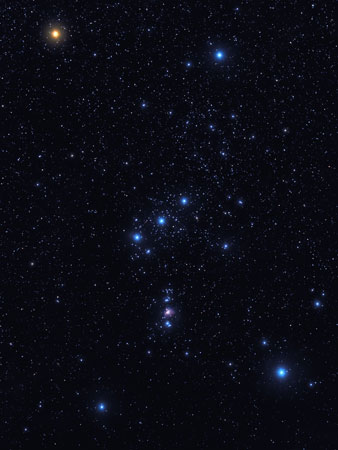
#> input picture orion.jpg, 338 x 450 px, found by its file name
$ jupyter execute 'Image resizer.ipynb'   (shell and % lines are left out)
#> lines starting #> are read from the running program, lines starting #| are printed output that depends on the picture; after the words box and inside, x2 and y2 are one past the last pixel; in counts of white or black regions, pixels touching at a corner belong together
[cell 1]

from PIL import Image
import numpy

#https://stackoverflow.com/questions/18777873/convert-rgb-to-black-or-white/18778280

[cell 2]
colorImage = Image.open("Stars/orion.jpg")
#> colorImage is the input picture: PIL image 338x450 RGB; mean R, G, B 10.9, 11.7, 20.6
grayImage = colorImage.convert('L')
blackWhiteImage = grayImage.point(lambda x: 0 if x<128 else 255, '1')
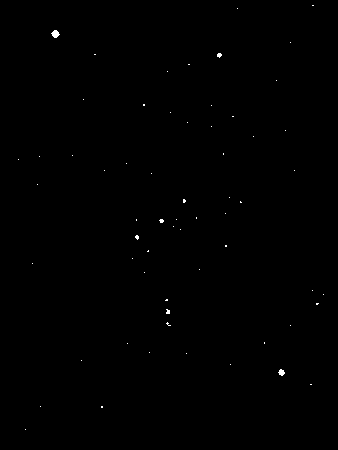
#> blackWhiteImage: PIL image 338x450 1; 0.16% white in thin lines or dots, all inside (x1, y1, x2, y2) = (18, 5, 324, 430)
blackWhiteImage.save("Stars/orion-bw.jpg")
size = (128,128)
blackWhiteImage = blackWhiteImage.resize(size, 0)
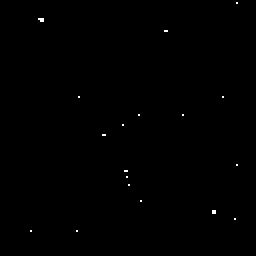
#> blackWhiteImage: PIL image 128x128 1 (shown 2 times larger); 0.17% white in thin lines or dots, all inside (x1, y1, x2, y2) = (15, 1, 119, 116)
blackWhiteImage.save("Stars/orion-bw-resized.jpg")

arr = numpy.ndarray.tolist(numpy.array(blackWhiteImage.getdata(),numpy.uint8).reshape(blackWhiteImage.size[1], blackWhiteImage.size[0]))
#> arr = 128 items

$ run again, with ursa major-bw.jpg copied over orion.jpg
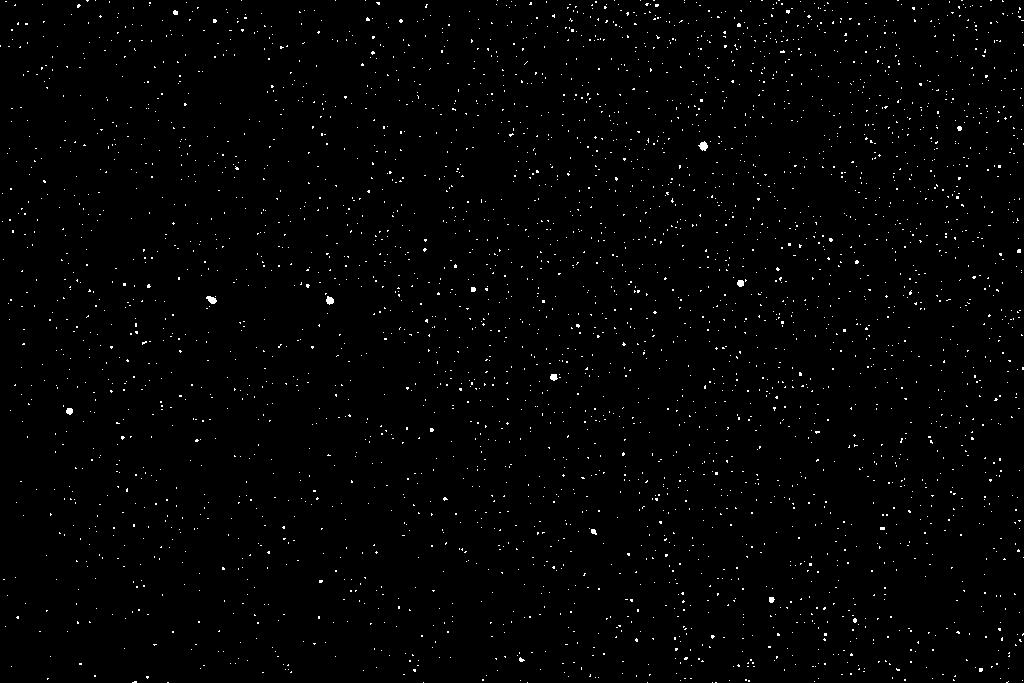
#> input picture ursa major-bw.jpg, 1024 x 683 px, found by its file name
#> colorImage is the input picture: PIL image 1024x683 L; min 0, max 255, mean 3.9
#> `blackWhiteImage = blackWhiteImage.resize(size, 0)`:
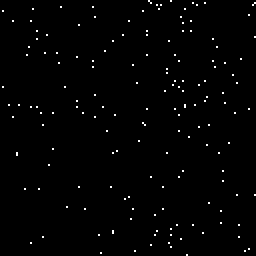
#> blackWhiteImage: PIL image 128x128 1 (shown 2 times larger); 0.99% white in thin lines or dots
#> arr = 128 items

$ run again, with ursa major.jpg copied over orion.jpg
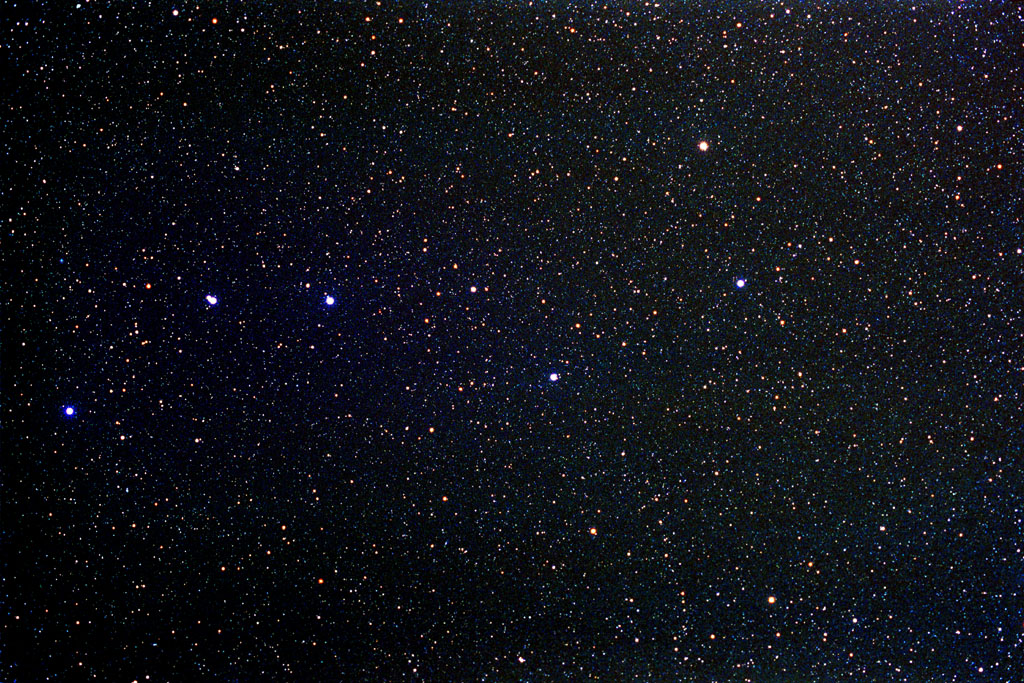
#> input picture ursa major.jpg, 1024 x 683 px, found by its file name
#> colorImage is the input picture: PIL image 1024x683 RGB; mean R, G, B 16.6, 18.3, 24.7
#> `blackWhiteImage = grayImage.point(lambda x: 0 if x<128 else 255, '1')`:
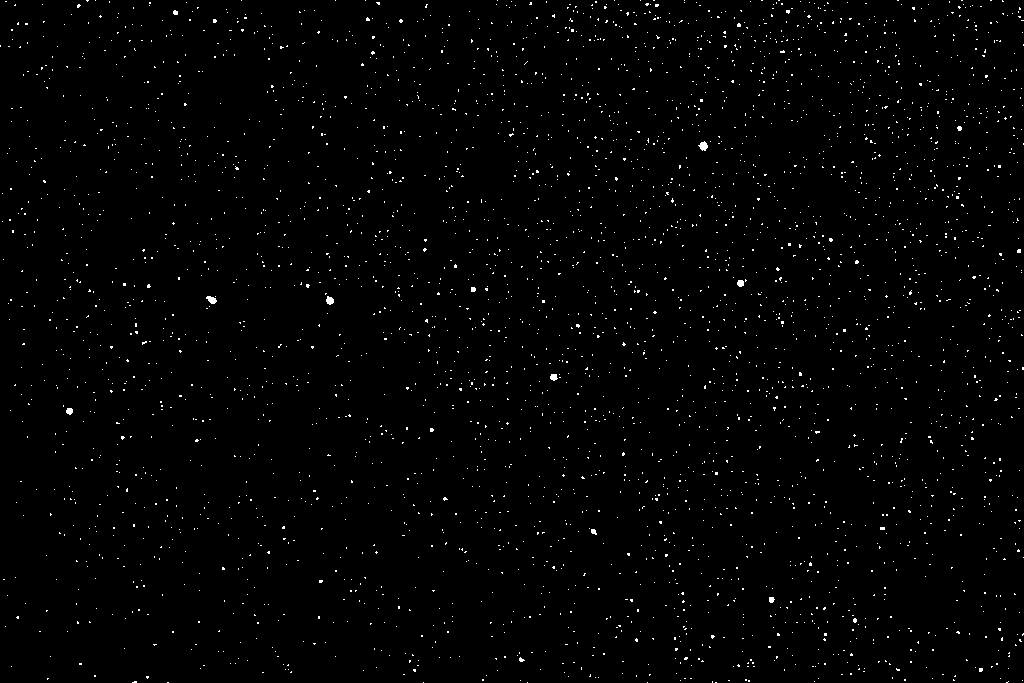
#> blackWhiteImage: PIL image 1024x683 1; 1.1% white in thin lines or dots
#> `blackWhiteImage = blackWhiteImage.resize(size, 0)`:
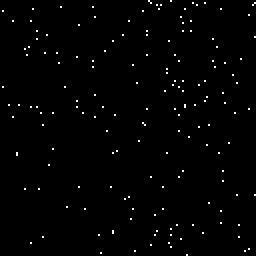
#> blackWhiteImage: PIL image 128x128 1 (shown 2 times larger); 1% white in thin lines or dots
#> arr = 128 items
